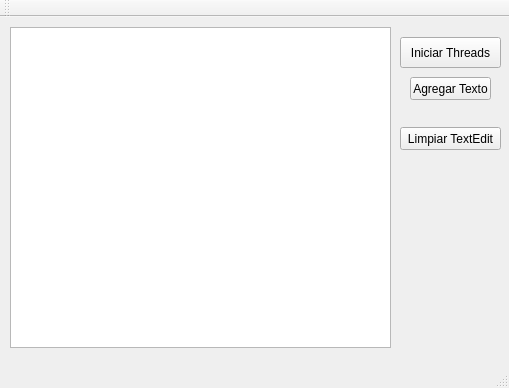
<?xml version="1.0" encoding="UTF-8"?>
<ui version="4.0">
 <class>MainWindow</class>
 <widget class="QMainWindow" name="MainWindow">
  <property name="geometry">
   <rect>
    <x>0</x>
    <y>0</y>
    <width>509</width>
    <height>388</height>
   </rect>
  </property>
  <property name="windowTitle">
   <string>Threadex</string>
  </property>
  <widget class="QWidget" name="centralWidget">
   <widget class="QTextEdit" name="teTexto">
    <property name="geometry">
     <rect>
      <x>10</x>
      <y>10</y>
      <width>381</width>
      <height>321</height>
     </rect>
    </property>
   </widget>
   <widget class="QPushButton" name="pbAgregar">
    <property name="geometry">
     <rect>
      <x>410</x>
      <y>60</y>
      <width>81</width>
      <height>23</height>
     </rect>
    </property>
    <property name="text">
     <string>Agregar Texto</string>
    </property>
   </widget>
   <widget class="QPushButton" name="pbStart">
    <property name="geometry">
     <rect>
      <x>400</x>
      <y>20</y>
      <width>101</width>
      <height>31</height>
     </rect>
    </property>
    <property name="text">
     <string>Iniciar Threads</string>
    </property>
   </widget>
   <widget class="QPushButton" name="pbClean">
    <property name="geometry">
     <rect>
      <x>400</x>
      <y>110</y>
      <width>101</width>
      <height>23</height>
     </rect>
    </property>
    <property name="text">
     <string>Limpiar TextEdit</string>
    </property>
   </widget>
  </widget>
  <widget class="QMenuBar" name="menuBar">
   <property name="geometry">
    <rect>
     <x>0</x>
     <y>0</y>
     <width>509</width>
     <height>21</height>
    </rect>
   </property>
  </widget>
  <widget class="QToolBar" name="mainToolBar">
   <attribute name="toolBarArea">
    <enum>TopToolBarArea</enum>
   </attribute>
   <attribute name="toolBarBreak">
    <bool>false</bool>
   </attribute>
  </widget>
  <widget class="QStatusBar" name="statusBar"/>
 </widget>
 <layoutdefault spacing="6" margin="11"/>
 <resources/>
 <connections/>
</ui>
